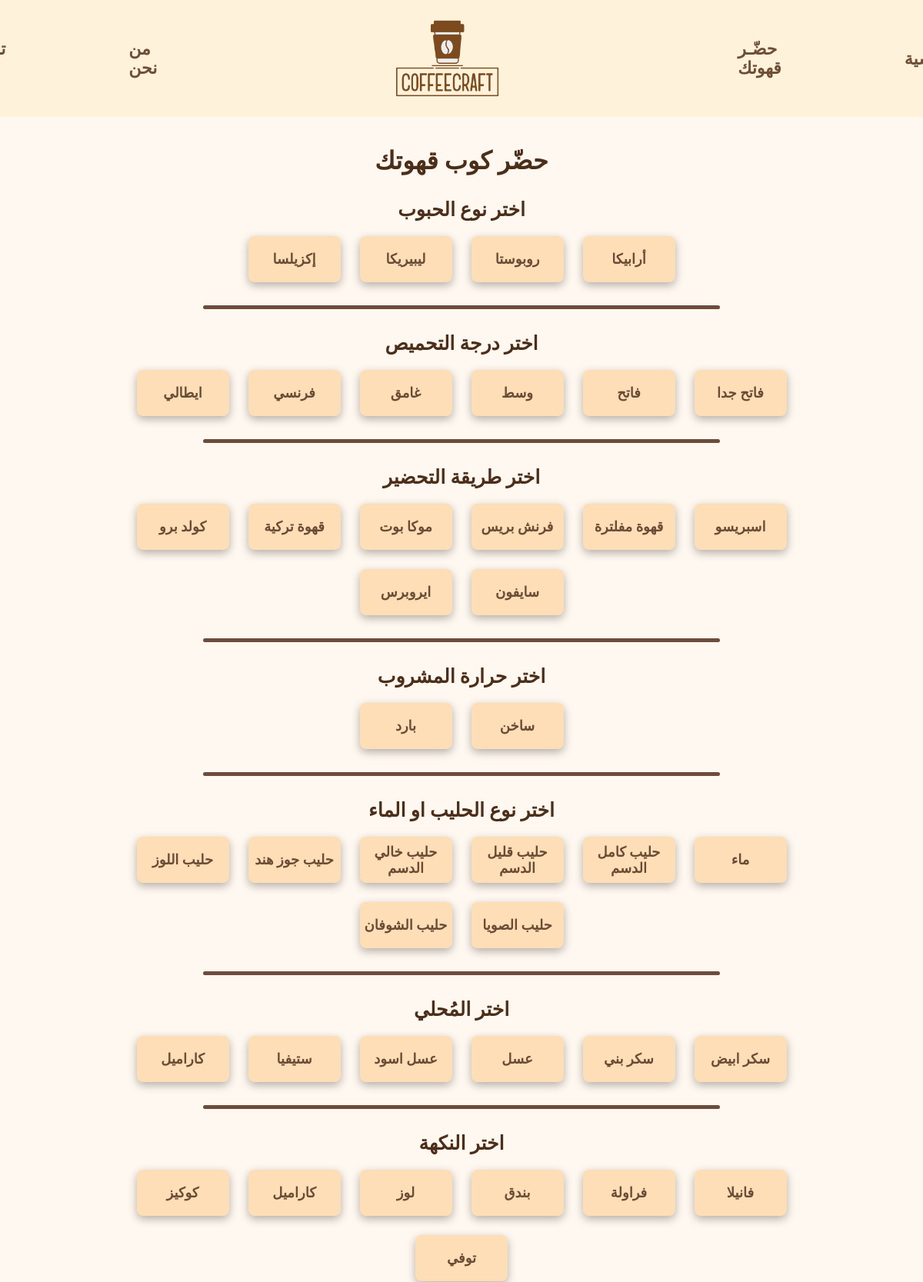
Page /build (upper part) on the committed database.
### blog/models.py (models this page shows)
class Bui(models.Model):
    name = models.CharField(max_length=255)
    category = models.TextField()
    imgs = models.ImageField(upload_to='static/images/', default='static/images/default.jpg')
    date_added = models.DateTimeField(auto_now_add=True)
    class Meta:
        ordering = ['date_added']

### blog/views.py (the view)
# urls.py: path('build', views.build, name='build'),
def build(request):
    beans = Bui.objects.filter(category='beans')
    roast = Bui.objects.filter(category='roast')
    Prepare = Bui.objects.filter(category='Prepare')
    heat = Bui.objects.filter(category='heat')
    Fluids = Bui.objects.filter(category='Fluids')
    Sweeteners = Bui.objects.filter(category='Sweeteners')
    Flavors = Bui.objects.filter(category='Flavors')
    ontop = Bui.objects.filter(category='ontop')
    size = Bui.objects.filter(category='size')
    art = Bui.objects.filter(category='art')
    return render(request, 'build/index.html' , {
        'beans': beans,
        'roast': roast,
        'Prepare': Prepare,
        'heat': heat,
        'Fluids': Fluids,
        'Sweeteners': Sweeteners,
        'Flavors': Flavors,
        'ontop': ontop,
        'size': size,
        'art': art,
    })

### templates/build/index.html (shortened to what this page needs)
{% load static %}
<!DOCTYPE html >
<html >
<head>
  <link rel="stylesheet" href="{% static 'css/style.css' %}">
	<link rel="stylesheet" href="https://unpkg.com/aos@next/dist/aos.css" />
	<link rel="stylesheet" href="https://cdnjs.cloudflare.com/ajax/libs/font-awesome/6.5.2/css/all.min.css">
</head>
<body>
<nav class="navbar" data-aos="fade-right">
  <div class="nav-left">
    <a href="contact">تواصل معنا</a>
    <a href="about">من نحن</a>
  </div>
  <div class="nav-center">
    <a href="../">
      <img src="{% static 'img/logo.png' %}" class="logo" alt="Logo">
    </a>
  </div>
  <div class="nav-right">
    <a href="build">حضّـر قهوتك</a>
    <a href="../">الرئيسية</a>
  </div>
</nav>
<br>
<div class="build ">
  <h2 class="section-title" data-aos="fade-up">حضّر كوب قهوتك</h2>
  <div class="build-section">
    <h2 data-aos="fade-left">اختر نوع الحبوب</h2>
      <div class="build-options rtl" data-aos="fade-left">
        {% for data in beans %}
        <div class="build-option-btn" onclick="selectOption(this)">
          <div class="build-flip-inner">
            <div class="build-flip-front">
              <b>{{data.name}}</b>
            </div>
            <div class="build-flip-back">
            </div>
          </div>
        </div>
        {% endfor %}
      </div>
    <hr class="section-divider" data-aos="fade-left">
    <h2 data-aos="fade-right">اختر درجة التحميص</h2>
      <div class="build-options rtl" data-aos="fade-right">
        {% for data in roast %}
        <div class="build-option-btn" onclick="selectOption(this)">
          <div class="build-flip-inner">
            <div class="build-flip-front">
              <b>{{data.name}}</b>
            </div>
            <div class="build-flip-back">
            </div>
          </div>
        </div>
        {% endfor %}
      </div>
    <hr class="section-divider" data-aos="fade-right">
    <h2 data-aos="fade-left">اختر طريقة التحضير</h2>
      <div class="build-options rtl" data-aos="fade-left">
        {% for data in Prepare %}
        <div class="build-option-btn" onclick="selectOption(this)">
          <div class="build-flip-inner">
            <div class="build-flip-front">
              <b>{{data.name}}</b>
            </div>
            <div class="build-flip-back">
            </div>
          </div>
        </div>
        {% endfor %}
      </div>
    <hr class="section-divider" data-aos="fade-left">
    <h2 data-aos="fade-right">اختر حرارة المشروب</h2>
      <div class="build-options rtl" data-aos="fade-right">
        {% for data in heat %}
        <div class="build-option-btn" onclick="selectOption(this)">
          <div class="build-flip-inner">
            <div class="build-flip-front">
              <b>{{data.name}}</b>
            </div>
            <div class="build-flip-back">
            </div>
          </div>
        </div>
        {% endfor %}
      </div>
    <hr class="section-divider" data-aos="fade-right">
    <h2 data-aos="fade-left">اختر نوع الحليب او الماء</h2>
      <div class="build-options rtl" data-aos="fade-left">
        {% for data in Fluids %}
        <div class="build-option-btn" onclick="selectOption(this)">
          <div class="build-flip-inner">
            <div class="build-flip-front">
              <b>{{data.name}}</b>
            </div>
            <div class="build-flip-back">
            </div>
          </div>
        </div>
        {% endfor %}
      </div>
    <hr class="section-divider" data-aos="fade-left">
    <h2 data-aos="fade-right">اختر المُحلي</h2>
      <div class="build-options rtl" data-aos="fade-right">
        {% for data in Sweeteners %}
        <div class="build-option-btn" onclick="selectOption(this)">
          <div class="build-flip-inner">
            <div class="build-flip-front">
              <b>{{data.name}}</b>
            </div>
            <div class="build-flip-back">
            </div>
          </div>
        </div>
        {% endfor %}
      </div>
    <hr class="section-divider" data-aos="fade-right">
    <h2 data-aos="fade-left">اختر النكهة</h2>
      <div class="build-options rtl" data-aos="fade-left">
        {% for data in Flavors %}
        <div class="build-option-btn" onclick="selectOption(this)">
          <div class="build-flip-inner">
            <div class="build-flip-front">
              <b>{{data.name}}</b>
            </div>
            <div class="build-flip-back">
            </div>
          </div>
        </div>
        {% endfor %}
      </div>
  </div>
</div>
<br>
</body>
</html>

### static/css/style.css (style rules this page uses)
* { box-sizing: border-box; -webkit-tap-highlight-color: transparent; }
html, body { overflow-x: hidden; }
body { font-family: 'Cairo', sans-serif; margin: 0; padding: 0; background-color: #fff8f0; color: #3b2f2f; padding-top: 144px; }
a { text-decoration: none; }
.navbar { display: flex; align-items: center; justify-content: center; background: #fff2da; padding: 16px 30px; position: fixed; top: 0; left: 0; width: 100%; z-index: 9999; transition: all 0.3s linear; }
.nav-left,.nav-right { display: flex; align-items: center; gap:100px; }
.nav-center { display: flex; align-items: center; justify-content: center; margin: 0 250px; }
.logo { height: 100px; display: block; transition: all 0.3s linear; }
.navbar a { text-decoration: none; font-size: 22px; font-weight: 600; color: #6f4e37; padding: 10px 30px; border-radius: 10px; transition: all 0.3s linear; font-size: 22px; }
.section-title { display: block; text-align: center; font-weight: bold; margin-bottom: 30px; font-size: 2rem; color: #4b2e19; }
.build { width: 80%; margin: auto; text-align: center; }
.build-section { margin: 30px 0; font-size: 18px; }
.build-options { display: flex; flex-wrap: wrap; justify-content: center; gap: 25px; }
.build-section h2 { color: #4b2e19; font-size: 25px; margin: 20px 0; }
.build-option-btn { position: relative; width: 120px; height: 60px; perspective: 600px; cursor: pointer; font-size: 18px; display: flex; align-items: center; justify-content: center; }
.build-flip-inner { position: relative; width: 100%; height: 100%; text-align: center; transition: transform 0.6s; transform-style: preserve-3d; border-radius: 8px; display: flex; align-items: center; justify-content: center; }
.build-flip-front, .build-flip-back { background: #fddeb6; color: #6b4b35; box-shadow: 0 4px 12px rgba(0,0,0,0.3); position: absolute; width: 100%; height: 100%; backface-visibility: hidden; display: flex; align-items: center; justify-content: center; gap: 8px; border-radius: 8px; }
.build-flip-back { font-size:13px; transform: rotateX(180deg); }
.section-divider { margin: 30px auto; border: none; border-top: 5px solid #6d4c3c; border-radius: 5px; width:70%; }
.rtl { direction: rtl; text-align: right; }

### rows in the picture
Bui: name "أرابيكا"
Bui: name "روبوستا"
Bui: name "ليبيريكا"
Bui: name "إكزيلسا"
Bui: name "فاتح جدا"
Bui: name "فاتح"
Bui: name "وسط"
Bui: name "غامق"
Bui: name "فرنسي"
Bui: name "ايطالي"
Bui: name "اسبريسو"
Bui: name "قهوة مفلترة"
Bui: name "فرنش بريس"
Bui: name "موكا بوت"
Bui: name "قهوة تركية"
Bui: name "كولد برو"
Bui: name "سايفون"
Bui: name "ايروبرس"
Bui: name "ساخن"
Bui: name "بارد"
Bui: name "ماء"
Bui: name "حليب كامل الدسم"
Bui: name "حليب قليل الدسم"
Bui: name "حليب خالي الدسم"
Bui: name "حليب جوز هند"
Bui: name "حليب اللوز"
Bui: name "حليب الصويا"
Bui: name "حليب الشوفان"
Bui: name "سكر ابيض"
Bui: name "سكر بني"
Bui: name "عسل"
Bui: name "عسل اسود"
Bui: name "ستيفيا"
Bui: name "كاراميل"
Bui: name "فانيلا"
Bui: name "فراولة"
Bui: name "بندق"
Bui: name "لوز"
Bui: name "كاراميل"
Bui: name "كوكيز"
Bui: name "توفي"
